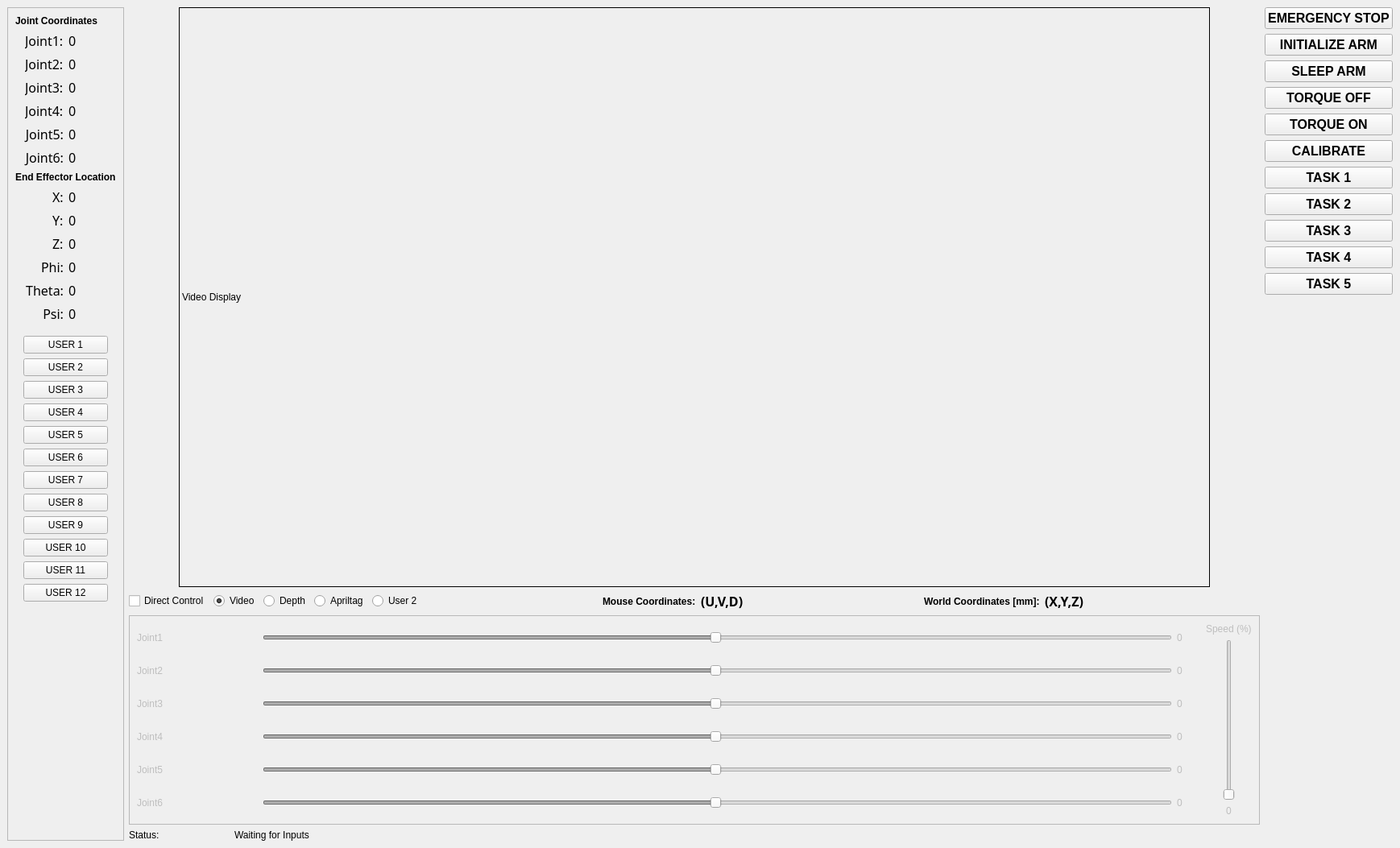
<?xml version="1.0" encoding="UTF-8"?>
<ui version="4.0">
 <class>MainWindow</class>
 <widget class="QMainWindow" name="MainWindow">
  <property name="enabled">
   <bool>true</bool>
  </property>
  <property name="geometry">
   <rect>
    <x>0</x>
    <y>0</y>
    <width>1738</width>
    <height>1053</height>
   </rect>
  </property>
  <property name="sizePolicy">
   <sizepolicy hsizetype="Fixed" vsizetype="Fixed">
    <horstretch>0</horstretch>
    <verstretch>0</verstretch>
   </sizepolicy>
  </property>
  <property name="cursor">
   <cursorShape>ArrowCursor</cursorShape>
  </property>
  <property name="windowTitle">
   <string>MainWindow</string>
  </property>
  <widget class="QWidget" name="centralwidget">
   <layout class="QVBoxLayout" name="verticalLayout_14">
    <item>
     <layout class="QHBoxLayout" name="horizontalLayout_13">
      <item>
       <widget class="QFrame" name="LeftSidePanel">
        <property name="enabled">
         <bool>true</bool>
        </property>
        <property name="sizePolicy">
         <sizepolicy hsizetype="Minimum" vsizetype="Minimum">
          <horstretch>0</horstretch>
          <verstretch>0</verstretch>
         </sizepolicy>
        </property>
        <property name="frameShape">
         <enum>QFrame::StyledPanel</enum>
        </property>
        <property name="frameShadow">
         <enum>QFrame::Raised</enum>
        </property>
        <layout class="QVBoxLayout" name="verticalLayout_5">
         <item>
          <widget class="QLabel" name="JointCoordLabel">
           <property name="sizePolicy">
            <sizepolicy hsizetype="Minimum" vsizetype="Minimum">
             <horstretch>0</horstretch>
             <verstretch>0</verstretch>
            </sizepolicy>
           </property>
           <property name="font">
            <font>
             <weight>75</weight>
             <bold>true</bold>
            </font>
           </property>
           <property name="text">
            <string>Joint Coordinates</string>
           </property>
          </widget>
         </item>
         <item>
          <layout class="QHBoxLayout" name="JointCoords">
           <item>
            <layout class="QVBoxLayout" name="verticalLayout_9">
             <item alignment="Qt::AlignRight">
              <widget class="QLabel" name="J1Label">
               <property name="font">
                <font>
                 <family>Ubuntu Mono</family>
                 <pointsize>12</pointsize>
                </font>
               </property>
               <property name="text">
                <string>Joint1:</string>
               </property>
              </widget>
             </item>
             <item alignment="Qt::AlignRight">
              <widget class="QLabel" name="J2Label">
               <property name="font">
                <font>
                 <family>Ubuntu Mono</family>
                 <pointsize>12</pointsize>
                </font>
               </property>
               <property name="text">
                <string>Joint2:</string>
               </property>
              </widget>
             </item>
             <item alignment="Qt::AlignRight">
              <widget class="QLabel" name="J3Label">
               <property name="font">
                <font>
                 <family>Ubuntu Mono</family>
                 <pointsize>12</pointsize>
                </font>
               </property>
               <property name="text">
                <string>Joint3:</string>
               </property>
              </widget>
             </item>
             <item alignment="Qt::AlignRight">
              <widget class="QLabel" name="J4Label">
               <property name="font">
                <font>
                 <family>Ubuntu Mono</family>
                 <pointsize>12</pointsize>
                </font>
               </property>
               <property name="text">
                <string>Joint4:</string>
               </property>
              </widget>
             </item>
             <item>
              <widget class="QLabel" name="J5Label">
               <property name="font">
                <font>
                 <family>Ubuntu Mono</family>
                 <pointsize>12</pointsize>
                </font>
               </property>
               <property name="text">
                <string>Joint5:</string>
               </property>
               <property name="alignment">
                <set>Qt::AlignRight|Qt::AlignTrailing|Qt::AlignVCenter</set>
               </property>
              </widget>
             </item>
             <item>
              <widget class="QLabel" name="J6Label">
               <property name="font">
                <font>
                 <family>Ubuntu Mono</family>
                 <pointsize>12</pointsize>
                </font>
               </property>
               <property name="text">
                <string>Joint6:</string>
               </property>
               <property name="alignment">
                <set>Qt::AlignRight|Qt::AlignTrailing|Qt::AlignVCenter</set>
               </property>
              </widget>
             </item>
            </layout>
           </item>
           <item>
            <layout class="QVBoxLayout" name="verticalLayout_8">
             <item alignment="Qt::AlignLeft">
              <widget class="QLabel" name="rdoutJ1coords">
               <property name="font">
                <font>
                 <family>Ubuntu Mono</family>
                 <pointsize>12</pointsize>
                </font>
               </property>
               <property name="text">
                <string>0</string>
               </property>
              </widget>
             </item>
             <item alignment="Qt::AlignLeft">
              <widget class="QLabel" name="rdoutJ2coords">
               <property name="font">
                <font>
                 <family>Ubuntu Mono</family>
                 <pointsize>12</pointsize>
                </font>
               </property>
               <property name="text">
                <string>0</string>
               </property>
              </widget>
             </item>
             <item alignment="Qt::AlignLeft">
              <widget class="QLabel" name="rdoutJ3coords">
               <property name="font">
                <font>
                 <family>Ubuntu Mono</family>
                 <pointsize>12</pointsize>
                </font>
               </property>
               <property name="text">
                <string>0</string>
               </property>
              </widget>
             </item>
             <item alignment="Qt::AlignLeft">
              <widget class="QLabel" name="rdoutJ4coords">
               <property name="font">
                <font>
                 <family>Ubuntu Mono</family>
                 <pointsize>12</pointsize>
                </font>
               </property>
               <property name="text">
                <string>0</string>
               </property>
              </widget>
             </item>
             <item>
              <widget class="QLabel" name="rdoutJ5coords">
               <property name="font">
                <font>
                 <family>Ubuntu Mono</family>
                 <pointsize>12</pointsize>
                </font>
               </property>
               <property name="text">
                <string>0</string>
               </property>
              </widget>
             </item>
             <item>
              <widget class="QLabel" name="rdoutJ6coords">
               <property name="font">
                <font>
                 <family>Ubuntu Mono</family>
                 <pointsize>12</pointsize>
                </font>
               </property>
               <property name="text">
                <string>0</string>
               </property>
              </widget>
             </item>
            </layout>
           </item>
          </layout>
         </item>
         <item>
          <widget class="QLabel" name="WorldCoordLabel">
           <property name="font">
            <font>
             <weight>75</weight>
             <bold>true</bold>
            </font>
           </property>
           <property name="text">
            <string>End Effector Location</string>
           </property>
          </widget>
         </item>
         <item>
          <layout class="QHBoxLayout" name="EELocations">
           <item>
            <layout class="QVBoxLayout" name="verticalLayout_13">
             <item alignment="Qt::AlignRight">
              <widget class="QLabel" name="XLabel">
               <property name="font">
                <font>
                 <family>Ubuntu Mono</family>
                 <pointsize>12</pointsize>
                </font>
               </property>
               <property name="text">
                <string>X:</string>
               </property>
               <property name="scaledContents">
                <bool>false</bool>
               </property>
              </widget>
             </item>
             <item alignment="Qt::AlignRight">
              <widget class="QLabel" name="YLabel">
               <property name="font">
                <font>
                 <family>Ubuntu Mono</family>
                 <pointsize>12</pointsize>
                </font>
               </property>
               <property name="text">
                <string>Y:</string>
               </property>
              </widget>
             </item>
             <item alignment="Qt::AlignRight">
              <widget class="QLabel" name="ZLabel">
               <property name="font">
                <font>
                 <family>Ubuntu Mono</family>
                 <pointsize>12</pointsize>
                </font>
               </property>
               <property name="text">
                <string>Z:</string>
               </property>
              </widget>
             </item>
             <item alignment="Qt::AlignRight">
              <widget class="QLabel" name="PhiLabel">
               <property name="enabled">
                <bool>true</bool>
               </property>
               <property name="font">
                <font>
                 <family>Ubuntu Mono</family>
                 <pointsize>12</pointsize>
                </font>
               </property>
               <property name="text">
                <string>Phi:</string>
               </property>
              </widget>
             </item>
             <item>
              <widget class="QLabel" name="ThetaLabel">
               <property name="enabled">
                <bool>true</bool>
               </property>
               <property name="font">
                <font>
                 <family>Ubuntu Mono</family>
                 <pointsize>12</pointsize>
                </font>
               </property>
               <property name="text">
                <string>Theta:</string>
               </property>
               <property name="alignment">
                <set>Qt::AlignRight|Qt::AlignTrailing|Qt::AlignVCenter</set>
               </property>
              </widget>
             </item>
             <item>
              <widget class="QLabel" name="PsiLabel">
               <property name="enabled">
                <bool>true</bool>
               </property>
               <property name="font">
                <font>
                 <family>Ubuntu Mono</family>
                 <pointsize>12</pointsize>
                </font>
               </property>
               <property name="text">
                <string>Psi:</string>
               </property>
               <property name="alignment">
                <set>Qt::AlignRight|Qt::AlignTrailing|Qt::AlignVCenter</set>
               </property>
              </widget>
             </item>
            </layout>
           </item>
           <item>
            <layout class="QVBoxLayout" name="verticalLayout_12">
             <item alignment="Qt::AlignLeft">
              <widget class="QLabel" name="rdoutX">
               <property name="font">
                <font>
                 <family>Ubuntu Mono</family>
                 <pointsize>12</pointsize>
                </font>
               </property>
               <property name="text">
                <string>0</string>
               </property>
              </widget>
             </item>
             <item alignment="Qt::AlignLeft">
              <widget class="QLabel" name="rdoutY">
               <property name="font">
                <font>
                 <family>Ubuntu Mono</family>
                 <pointsize>12</pointsize>
                </font>
               </property>
               <property name="text">
                <string>0</string>
               </property>
              </widget>
             </item>
             <item alignment="Qt::AlignLeft">
              <widget class="QLabel" name="rdoutZ">
               <property name="font">
                <font>
                 <family>Ubuntu Mono</family>
                 <pointsize>12</pointsize>
                </font>
               </property>
               <property name="text">
                <string>0</string>
               </property>
              </widget>
             </item>
             <item alignment="Qt::AlignLeft">
              <widget class="QLabel" name="rdoutPhi">
               <property name="font">
                <font>
                 <family>Ubuntu Mono</family>
                 <pointsize>12</pointsize>
                </font>
               </property>
               <property name="text">
                <string>0</string>
               </property>
              </widget>
             </item>
             <item>
              <widget class="QLabel" name="rdoutTheta">
               <property name="font">
                <font>
                 <family>Ubuntu Mono</family>
                 <pointsize>12</pointsize>
                </font>
               </property>
               <property name="text">
                <string>0</string>
               </property>
              </widget>
             </item>
             <item>
              <widget class="QLabel" name="rdoutPsi">
               <property name="font">
                <font>
                 <family>Ubuntu Mono</family>
                 <pointsize>12</pointsize>
                </font>
               </property>
               <property name="text">
                <string>0</string>
               </property>
              </widget>
             </item>
            </layout>
           </item>
          </layout>
         </item>
         <item>
          <layout class="QVBoxLayout" name="LeftUserButtons">
           <property name="leftMargin">
            <number>10</number>
           </property>
           <property name="topMargin">
            <number>10</number>
           </property>
           <property name="rightMargin">
            <number>10</number>
           </property>
           <property name="bottomMargin">
            <number>10</number>
           </property>
           <item>
            <widget class="QPushButton" name="btnUser1">
             <property name="text">
              <string>USER 1</string>
             </property>
            </widget>
           </item>
           <item>
            <widget class="QPushButton" name="btnUser2">
             <property name="text">
              <string>USER 2</string>
             </property>
            </widget>
           </item>
           <item>
            <widget class="QPushButton" name="btnUser3">
             <property name="text">
              <string>USER 3</string>
             </property>
            </widget>
           </item>
           <item>
            <widget class="QPushButton" name="btnUser4">
             <property name="text">
              <string>USER 4</string>
             </property>
            </widget>
           </item>
           <item>
            <widget class="QPushButton" name="btnUser5">
             <property name="text">
              <string>USER 5</string>
             </property>
            </widget>
           </item>
           <item>
            <widget class="QPushButton" name="btnUser6">
             <property name="text">
              <string>USER 6</string>
             </property>
            </widget>
           </item>
           <item>
            <widget class="QPushButton" name="btnUser7">
             <property name="text">
              <string>USER 7</string>
             </property>
            </widget>
           </item>
           <item>
            <widget class="QPushButton" name="btnUser8">
             <property name="text">
              <string>USER 8</string>
             </property>
            </widget>
           </item>
           <item>
            <widget class="QPushButton" name="btnUser9">
             <property name="text">
              <string>USER 9</string>
             </property>
            </widget>
           </item>
           <item>
            <widget class="QPushButton" name="btnUser10">
             <property name="text">
              <string>USER 10</string>
             </property>
             <property name="autoRepeatDelay">
              <number>300</number>
             </property>
            </widget>
           </item>
           <item>
            <widget class="QPushButton" name="btnUser11">
             <property name="text">
              <string>USER 11</string>
             </property>
             <property name="autoRepeatDelay">
              <number>300</number>
             </property>
            </widget>
           </item>
           <item>
            <widget class="QPushButton" name="btnUser12">
             <property name="text">
              <string>USER 12</string>
             </property>
             <property name="autoRepeatDelay">
              <number>300</number>
             </property>
            </widget>
           </item>
          </layout>
         </item>
         <item>
          <spacer name="verticalSpacer_2">
           <property name="orientation">
            <enum>Qt::Vertical</enum>
           </property>
           <property name="sizeHint" stdset="0">
            <size>
             <width>20</width>
             <height>40</height>
            </size>
           </property>
          </spacer>
         </item>
        </layout>
       </widget>
      </item>
      <item>
       <layout class="QVBoxLayout" name="CenterPanel">
        <item>
         <layout class="QHBoxLayout" name="Display">
          <item>
           <spacer name="horizontalSpacer_8">
            <property name="orientation">
             <enum>Qt::Horizontal</enum>
            </property>
            <property name="sizeHint" stdset="0">
             <size>
              <width>40</width>
              <height>20</height>
             </size>
            </property>
           </spacer>
          </item>
          <item>
           <widget class="QLabel" name="videoDisplay">
            <property name="minimumSize">
             <size>
              <width>1280</width>
              <height>720</height>
             </size>
            </property>
            <property name="maximumSize">
             <size>
              <width>1280</width>
              <height>720</height>
             </size>
            </property>
            <property name="cursor">
             <cursorShape>CrossCursor</cursorShape>
            </property>
            <property name="mouseTracking">
             <bool>true</bool>
            </property>
            <property name="frameShape">
             <enum>QFrame::Box</enum>
            </property>
            <property name="text">
             <string>Video Display</string>
            </property>
           </widget>
          </item>
          <item>
           <spacer name="horizontalSpacer_9">
            <property name="orientation">
             <enum>Qt::Horizontal</enum>
            </property>
            <property name="sizeHint" stdset="0">
             <size>
              <width>40</width>
              <height>20</height>
             </size>
            </property>
           </spacer>
          </item>
         </layout>
        </item>
        <item>
         <layout class="QHBoxLayout" name="CheckboxAndCoords">
          <item>
           <widget class="QCheckBox" name="chk_directcontrol">
            <property name="text">
             <string>Direct Control</string>
            </property>
            <property name="checked">
             <bool>false</bool>
            </property>
           </widget>
          </item>
          <item>
           <widget class="QRadioButton" name="radioVideo">
            <property name="text">
             <string>Video</string>
            </property>
            <property name="checked">
             <bool>true</bool>
            </property>
            <property name="autoExclusive">
             <bool>true</bool>
            </property>
           </widget>
          </item>
          <item>
           <widget class="QRadioButton" name="radioDepth">
            <property name="text">
             <string>Depth</string>
            </property>
           </widget>
          </item>
          <item>
           <widget class="QRadioButton" name="radioApriltag">
            <property name="text">
             <string>Apriltag</string>
            </property>
           </widget>
          </item>
          <item>
           <widget class="QRadioButton" name="radioUsr2">
            <property name="text">
             <string>User 2</string>
            </property>
           </widget>
          </item>
          <item>
           <spacer name="horizontalSpacer_4">
            <property name="orientation">
             <enum>Qt::Horizontal</enum>
            </property>
            <property name="sizeHint" stdset="0">
             <size>
              <width>40</width>
              <height>20</height>
             </size>
            </property>
           </spacer>
          </item>
          <item>
           <widget class="QLabel" name="PixelCoordLabel">
            <property name="font">
             <font>
              <weight>75</weight>
              <bold>true</bold>
             </font>
            </property>
            <property name="text">
             <string>Mouse Coordinates:</string>
            </property>
           </widget>
          </item>
          <item>
           <widget class="QLabel" name="rdoutMousePixels">
            <property name="font">
             <font>
              <family>Ubuntu Mono</family>
              <pointsize>12</pointsize>
              <weight>75</weight>
              <bold>true</bold>
             </font>
            </property>
            <property name="text">
             <string>(U,V,D)</string>
            </property>
            <property name="textFormat">
             <enum>Qt::AutoText</enum>
            </property>
           </widget>
          </item>
          <item>
           <spacer name="horizontalSpacer_3">
            <property name="orientation">
             <enum>Qt::Horizontal</enum>
            </property>
            <property name="sizeHint" stdset="0">
             <size>
              <width>40</width>
              <height>20</height>
             </size>
            </property>
           </spacer>
          </item>
          <item>
           <widget class="QLabel" name="PixelCoordLabel_2">
            <property name="font">
             <font>
              <weight>75</weight>
              <bold>true</bold>
             </font>
            </property>
            <property name="text">
             <string>World Coordinates [mm]:</string>
            </property>
           </widget>
          </item>
          <item>
           <widget class="QLabel" name="rdoutMouseWorld">
            <property name="font">
             <font>
              <family>Ubuntu Mono</family>
              <pointsize>12</pointsize>
              <weight>75</weight>
              <bold>true</bold>
             </font>
            </property>
            <property name="text">
             <string>(X,Y,Z)</string>
            </property>
            <property name="textFormat">
             <enum>Qt::AutoText</enum>
            </property>
           </widget>
          </item>
          <item>
           <spacer name="horizontalSpacer_2">
            <property name="orientation">
             <enum>Qt::Horizontal</enum>
            </property>
            <property name="sizeHint" stdset="0">
             <size>
              <width>40</width>
              <height>20</height>
             </size>
            </property>
           </spacer>
          </item>
         </layout>
        </item>
        <item>
         <widget class="QFrame" name="SliderFrame">
          <property name="enabled">
           <bool>false</bool>
          </property>
          <property name="frameShape">
           <enum>QFrame::StyledPanel</enum>
          </property>
          <property name="frameShadow">
           <enum>QFrame::Raised</enum>
          </property>
          <property name="lineWidth">
           <number>1</number>
          </property>
          <layout class="QHBoxLayout" name="horizontalLayout_2">
           <item>
            <layout class="QVBoxLayout" name="JointSliders">
             <item>
              <layout class="QHBoxLayout" name="Joint1Slider">
               <item>
                <widget class="QLabel" name="J1LabelS">
                 <property name="minimumSize">
                  <size>
                   <width>150</width>
                   <height>0</height>
                  </size>
                 </property>
                 <property name="text">
                  <string>Joint1</string>
                 </property>
                 <property name="alignment">
                  <set>Qt::AlignLeading|Qt::AlignLeft|Qt::AlignVCenter</set>
                 </property>
                </widget>
               </item>
               <item>
                <widget class="QSlider" name="sldrJ1">
                 <property name="minimum">
                  <number>-179</number>
                 </property>
                 <property name="maximum">
                  <number>180</number>
                 </property>
                 <property name="orientation">
                  <enum>Qt::Horizontal</enum>
                 </property>
                </widget>
               </item>
               <item>
                <widget class="QLabel" name="rdoutJ1">
                 <property name="minimumSize">
                  <size>
                   <width>30</width>
                   <height>0</height>
                  </size>
                 </property>
                 <property name="text">
                  <string>0</string>
                 </property>
                </widget>
               </item>
              </layout>
             </item>
             <item>
              <layout class="QHBoxLayout" name="Joint2Slider">
               <item>
                <widget class="QLabel" name="J2LabelS">
                 <property name="minimumSize">
                  <size>
                   <width>150</width>
                   <height>0</height>
                  </size>
                 </property>
                 <property name="text">
                  <string>Joint2</string>
                 </property>
                 <property name="alignment">
                  <set>Qt::AlignLeading|Qt::AlignLeft|Qt::AlignVCenter</set>
                 </property>
                </widget>
               </item>
               <item>
                <widget class="QSlider" name="sldrJ2">
                 <property name="minimum">
                  <number>-179</number>
                 </property>
                 <property name="maximum">
                  <number>180</number>
                 </property>
                 <property name="orientation">
                  <enum>Qt::Horizontal</enum>
                 </property>
                </widget>
               </item>
               <item>
                <widget class="QLabel" name="rdoutJ2">
                 <property name="minimumSize">
                  <size>
                   <width>30</width>
                   <height>0</height>
                  </size>
                 </property>
                 <property name="text">
                  <string>0</string>
                 </property>
                </widget>
               </item>
              </layout>
             </item>
             <item>
              <layout class="QHBoxLayout" name="Joint3Slider">
               <item>
                <widget class="QLabel" name="J3LabelS">
                 <property name="minimumSize">
                  <size>
                   <width>150</width>
                   <height>0</height>
                  </size>
                 </property>
                 <property name="text">
                  <string>Joint3</string>
                 </property>
                 <property name="alignment">
                  <set>Qt::AlignLeading|Qt::AlignLeft|Qt::AlignVCenter</set>
                 </property>
                </widget>
               </item>
               <item>
                <widget class="QSlider" name="sldrJ3">
                 <property name="minimum">
                  <number>-179</number>
                 </property>
                 <property name="maximum">
                  <number>180</number>
                 </property>
                 <property name="orientation">
                  <enum>Qt::Horizontal</enum>
                 </property>
                </widget>
               </item>
               <item>
                <widget class="QLabel" name="rdoutJ3">
                 <property name="minimumSize">
                  <size>
                   <width>30</width>
                   <height>0</height>
                  </size>
                 </property>
                 <property name="text">
                  <string>0</string>
                 </property>
                </widget>
               </item>
              </layout>
             </item>
             <item>
              <layout class="QHBoxLayout" name="Joint4Slider">
               <item>
                <widget class="QLabel" name="J4Labels">
                 <property name="minimumSize">
                  <size>
                   <width>150</width>
                   <height>0</height>
                  </size>
                 </property>
                 <property name="text">
                  <string>Joint4</string>
                 </property>
                 <property name="alignment">
                  <set>Qt::AlignLeading|Qt::AlignLeft|Qt::AlignVCenter</set>
                 </property>
                </widget>
               </item>
               <item>
                <widget class="QSlider" name="sldrJ4">
                 <property name="minimum">
                  <number>-179</number>
                 </property>
                 <property name="maximum">
                  <number>180</number>
                 </property>
                 <property name="orientation">
                  <enum>Qt::Horizontal</enum>
                 </property>
                </widget>
               </item>
               <item>
                <widget class="QLabel" name="rdoutJ4">
                 <property name="minimumSize">
                  <size>
                   <width>30</width>
                   <height>0</height>
                  </size>
                 </property>
                 <property name="text">
                  <string>0</string>
                 </property>
                </widget>
               </item>
              </layout>
             </item>
             <item>
              <layout class="QHBoxLayout" name="Joint5Slider">
               <item>
                <widget class="QLabel" name="J5LabelS">
                 <property name="minimumSize">
                  <size>
                   <width>150</width>
                   <height>0</height>
                  </size>
                 </property>
                 <property name="text">
                  <string>Joint5</string>
                 </property>
                 <property name="alignment">
                  <set>Qt::AlignLeading|Qt::AlignLeft|Qt::AlignVCenter</set>
                 </property>
                </widget>
               </item>
               <item>
                <widget class="QSlider" name="sldrJ5">
                 <property name="minimum">
                  <number>-179</number>
                 </property>
                 <property name="maximum">
                  <number>180</number>
                 </property>
                 <property name="orientation">
                  <enum>Qt::Horizontal</enum>
                 </property>
                </widget>
               </item>
               <item>
                <widget class="QLabel" name="rdoutJ5">
                 <property name="minimumSize">
                  <size>
                   <width>30</width>
                   <height>0</height>
                  </size>
                 </property>
                 <property name="text">
                  <string>0</string>
                 </property>
                </widget>
               </item>
              </layout>
             </item>
             <item>
              <layout class="QHBoxLayout" name="Joint6Slider">
               <item>
                <widget class="QLabel" name="J6LabelS">
                 <property name="minimumSize">
                  <size>
                   <width>150</width>
                   <height>0</height>
                  </size>
                 </property>
                 <property name="text">
                  <string>Joint6</string>
                 </property>
                 <property name="alignment">
                  <set>Qt::AlignLeading|Qt::AlignLeft|Qt::AlignVCenter</set>
                 </property>
                </widget>
               </item>
               <item>
                <widget class="QSlider" name="sldrJ6">
                 <property name="minimum">
                  <number>-179</number>
                 </property>
                 <property name="maximum">
                  <number>180</number>
                 </property>
                 <property name="orientation">
                  <enum>Qt::Horizontal</enum>
                 </property>
                </widget>
               </item>
               <item>
                <widget class="QLabel" name="rdoutJ6">
                 <property name="minimumSize">
                  <size>
                   <width>30</width>
                   <height>0</height>
                  </size>
                 </property>
                 <property name="text">
                  <string>0</string>
                 </property>
                </widget>
               </item>
              </layout>
             </item>
            </layout>
           </item>
           <item>
            <layout class="QVBoxLayout" name="SpeedSlider">
             <item>
              <widget class="QLabel" name="speedLabel">
               <property name="text">
                <string>Speed (%)</string>
               </property>
              </widget>
             </item>
             <item>
              <widget class="QSlider" name="sldrSpeed">
               <property name="sizePolicy">
                <sizepolicy hsizetype="Minimum" vsizetype="Expanding">
                 <horstretch>0</horstretch>
                 <verstretch>0</verstretch>
                </sizepolicy>
               </property>
               <property name="minimumSize">
                <size>
                 <width>55</width>
                 <height>0</height>
                </size>
               </property>
               <property name="layoutDirection">
                <enum>Qt::LeftToRight</enum>
               </property>
               <property name="maximum">
                <number>100</number>
               </property>
               <property name="value">
                <number>0</number>
               </property>
               <property name="orientation">
                <enum>Qt::Vertical</enum>
               </property>
               <property name="tickPosition">
                <enum>QSlider::NoTicks</enum>
               </property>
              </widget>
             </item>
             <item>
              <widget class="QLabel" name="rdoutSpeed">
               <property name="minimumSize">
                <size>
                 <width>0</width>
                 <height>0</height>
                </size>
               </property>
               <property name="text">
                <string>0</string>
               </property>
               <property name="alignment">
                <set>Qt::AlignCenter</set>
               </property>
              </widget>
             </item>
            </layout>
           </item>
          </layout>
         </widget>
        </item>
        <item>
         <layout class="QHBoxLayout" name="StatusBar">
          <item>
           <widget class="QLabel" name="label_3">
            <property name="maximumSize">
             <size>
              <width>125</width>
              <height>16777215</height>
             </size>
            </property>
            <property name="text">
             <string>Status:</string>
            </property>
           </widget>
          </item>
          <item>
           <widget class="QLabel" name="rdoutStatus">
            <property name="font">
             <font>
              <pointsize>9</pointsize>
             </font>
            </property>
            <property name="text">
             <string>Waiting for Inputs</string>
            </property>
            <property name="textFormat">
             <enum>Qt::AutoText</enum>
            </property>
            <property name="alignment">
             <set>Qt::AlignLeading|Qt::AlignLeft|Qt::AlignVCenter</set>
            </property>
            <property name="wordWrap">
             <bool>true</bool>
            </property>
           </widget>
          </item>
         </layout>
        </item>
       </layout>
      </item>
      <item>
       <layout class="QVBoxLayout" name="RightSideButtons">
        <item>
         <widget class="QPushButton" name="btn_estop">
          <property name="font">
           <font>
            <pointsize>12</pointsize>
            <weight>75</weight>
            <bold>true</bold>
           </font>
          </property>
          <property name="text">
           <string>EMERGENCY STOP</string>
          </property>
         </widget>
        </item>
        <item>
         <widget class="QPushButton" name="btn_init_arm">
          <property name="font">
           <font>
            <pointsize>12</pointsize>
            <weight>75</weight>
            <bold>true</bold>
           </font>
          </property>
          <property name="text">
           <string>INITIALIZE ARM</string>
          </property>
         </widget>
        </item>
        <item>
         <widget class="QPushButton" name="btn_sleep_arm">
          <property name="font">
           <font>
            <pointsize>12</pointsize>
            <weight>75</weight>
            <bold>true</bold>
           </font>
          </property>
          <property name="text">
           <string>SLEEP ARM</string>
          </property>
         </widget>
        </item>
        <item>
         <widget class="QPushButton" name="btn_torq_off">
          <property name="font">
           <font>
            <pointsize>12</pointsize>
            <weight>75</weight>
            <bold>true</bold>
           </font>
          </property>
          <property name="text">
           <string>TORQUE OFF</string>
          </property>
         </widget>
        </item>
        <item>
         <widget class="QPushButton" name="btn_torq_on">
          <property name="font">
           <font>
            <pointsize>12</pointsize>
            <weight>75</weight>
            <bold>true</bold>
           </font>
          </property>
          <property name="text">
           <string>TORQUE ON</string>
          </property>
         </widget>
        </item>
        <item>
         <widget class="QPushButton" name="btn_calibrate">
          <property name="font">
           <font>
            <pointsize>12</pointsize>
            <weight>75</weight>
            <bold>true</bold>
           </font>
          </property>
          <property name="text">
           <string>CALIBRATE</string>
          </property>
         </widget>
        </item>
        <item>
         <widget class="QPushButton" name="btn_task1">
          <property name="font">
           <font>
            <pointsize>12</pointsize>
            <weight>75</weight>
            <bold>true</bold>
           </font>
          </property>
          <property name="text">
           <string>TASK 1</string>
          </property>
         </widget>
        </item>
        <item>
         <widget class="QPushButton" name="btn_task2">
          <property name="font">
           <font>
            <pointsize>12</pointsize>
            <weight>75</weight>
            <bold>true</bold>
           </font>
          </property>
          <property name="text">
           <string>TASK 2</string>
          </property>
         </widget>
        </item>
        <item>
         <widget class="QPushButton" name="btn_task3">
          <property name="font">
           <font>
            <pointsize>12</pointsize>
            <weight>75</weight>
            <bold>true</bold>
           </font>
          </property>
          <property name="text">
           <string>TASK 3</string>
          </property>
         </widget>
        </item>
        <item>
         <widget class="QPushButton" name="btn_task4">
          <property name="font">
           <font>
            <pointsize>12</pointsize>
            <weight>75</weight>
            <bold>true</bold>
           </font>
          </property>
          <property name="text">
           <string>TASK 4</string>
          </property>
         </widget>
        </item>
        <item>
         <widget class="QPushButton" name="btn_task5">
          <property name="font">
           <font>
            <pointsize>12</pointsize>
            <weight>75</weight>
            <bold>true</bold>
           </font>
          </property>
          <property name="text">
           <string>TASK 5</string>
          </property>
         </widget>
        </item>
        <item>
         <spacer name="verticalSpacer_3">
          <property name="orientation">
           <enum>Qt::Vertical</enum>
          </property>
          <property name="sizeHint" stdset="0">
           <size>
            <width>20</width>
            <height>40</height>
           </size>
          </property>
         </spacer>
        </item>
       </layout>
      </item>
     </layout>
    </item>
   </layout>
  </widget>
 </widget>
 <resources/>
 <connections/>
</ui>
